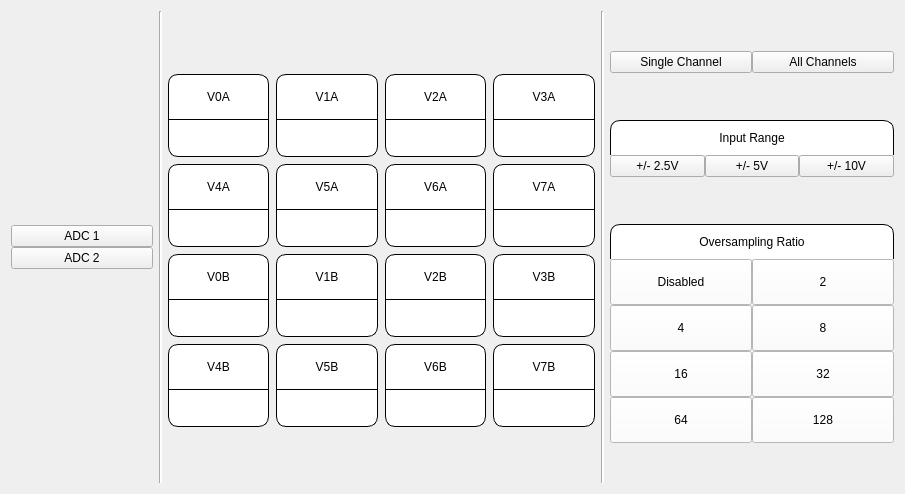
      <widget class="QWidget" name="adc_page">
       <layout class="QVBoxLayout" name="verticalLayout_2">
        <item>
         <layout class="QHBoxLayout" name="horizontalLayout_9" stretch="1,0,3,0,2">
          <property name="leftMargin">
           <number>0</number>
          </property>
          <property name="topMargin">
           <number>0</number>
          </property>
          <property name="rightMargin">
           <number>0</number>
          </property>
          <property name="bottomMargin">
           <number>0</number>
          </property>
          <item>
           <widget class="QFrame" name="adc_layout">
            <property name="styleSheet">
             <string notr="true">QPushButton[objectName^=&quot;btn_adc1&quot;] {
	border-top-left-radius: 15px;
	border-top-right-radius: 15px;
	border:1px solid black;
	background-color: white;
	font: 18pt &quot;Segoe UI&quot;;
	padding:20px 40px;
}

QPushButton[objectName^=&quot;btn_adc2&quot;] {
	border-bottom-right-radius: 15px;
	border-bottom-left-radius: 15px;
	border-left:1px solid black;
	border-right:1px solid black;
	border-bottom:1px solid black;
	background-color: rgb(255, 255, 255);
	font: 18pt &quot;Segoe UI&quot;;
	padding:20px 40px;
}</string>
            </property>
            <layout class="QVBoxLayout" name="verticalLayout_6">
             <property name="spacing">
              <number>0</number>
             </property>
             <property name="leftMargin">
              <number>0</number>
             </property>
             <property name="topMargin">
              <number>0</number>
             </property>
             <property name="rightMargin">
              <number>0</number>
             </property>
             <property name="bottomMargin">
              <number>0</number>
             </property>
             <item>
              <spacer name="verticalSpacer_4">
               <property name="orientation">
                <enum>Qt::Vertical</enum>
               </property>
               <property name="sizeHint" stdset="0">
                <size>
                 <width>20</width>
                 <height>40</height>
                </size>
               </property>
              </spacer>
             </item>
             <item>
              <widget class="QPushButton" name="btn_adc1">
               <property name="styleSheet">
                <string notr="true"/>
               </property>
               <property name="text">
                <string>ADC 1</string>
               </property>
              </widget>
             </item>
             <item>
              <widget class="QPushButton" name="btn_adc2">
               <property name="styleSheet">
                <string notr="true"/>
               </property>
               <property name="text">
                <string>ADC 2</string>
               </property>
              </widget>
             </item>
             <item>
              <spacer name="verticalSpacer_5">
               <property name="orientation">
                <enum>Qt::Vertical</enum>
               </property>
               <property name="sizeHint" stdset="0">
                <size>
                 <width>20</width>
                 <height>40</height>
                </size>
               </property>
              </spacer>
             </item>
            </layout>
           </widget>
          </item>
          <item>
           <widget class="Line" name="line">
            <property name="styleSheet">
             <string notr="true">background-color: rgb(255, 255, 255);</string>
            </property>
            <property name="orientation">
             <enum>Qt::Vertical</enum>
            </property>
           </widget>
          </item>
          <item>
           <widget class="QFrame" name="adc_channels_layout">
            <property name="styleSheet">
             <string notr="true">QPushButton {
	background-color: white;
	color:black;
	padding:15px;
	margin-top:7px;
	border:1px solid black;
	border-top-left-radius: 10px;
	border-top-right-radius: 10px;
	font: 18pt &quot;Segoe UI&quot;;
}

QLineEdit {
	border-radius:10px;
	border-top-left-radius: 0px;
	border-top-right-radius: 0px;
	background: white;
	padding:10px;
	font: 16pt &quot;Segoe UI&quot;;
	border-left:1px solid black;
	border-right:1px solid black;
	border-bottom:1px solid black;
}</string>
            </property>
            <layout class="QGridLayout" name="gridLayout">
             <property name="leftMargin">
              <number>0</number>
             </property>
             <property name="topMargin">
              <number>0</number>
             </property>
             <property name="rightMargin">
              <number>0</number>
             </property>
             <property name="bottomMargin">
              <number>0</number>
             </property>
             <property name="horizontalSpacing">
              <number>7</number>
             </property>
             <property name="verticalSpacing">
              <number>0</number>
             </property>
             <item row="0" column="1">
              <spacer name="verticalSpacer_11">
               <property name="orientation">
                <enum>Qt::Vertical</enum>
               </property>
               <property name="sizeHint" stdset="0">
                <size>
                 <width>20</width>
                 <height>40</height>
                </size>
               </property>
              </spacer>
             </item>
             <item row="3" column="0">
              <widget class="QPushButton" name="btn_V4A">
               <property name="text">
                <string>V4A</string>
               </property>
              </widget>
             </item>
             <item row="2" column="3">
              <widget class="QLineEdit" name="txt_V3A">
               <property name="alignment">
                <set>Qt::AlignCenter</set>
               </property>
               <property name="readOnly">
                <bool>true</bool>
               </property>
              </widget>
             </item>
             <item row="4" column="0">
              <widget class="QLineEdit" name="txt_V4A">
               <property name="alignment">
                <set>Qt::AlignCenter</set>
               </property>
               <property name="readOnly">
                <bool>true</bool>
               </property>
              </widget>
             </item>
             <item row="1" column="0">
              <widget class="QPushButton" name="btn_V0A">
               <property name="styleSheet">
                <string notr="true"/>
               </property>
               <property name="text">
                <string>V0A</string>
               </property>
              </widget>
             </item>
             <item row="1" column="3">
              <widget class="QPushButton" name="btn_V3A">
               <property name="text">
                <string>V3A</string>
               </property>
              </widget>
             </item>
             <item row="2" column="2">
              <widget class="QLineEdit" name="txt_V2A">
               <property name="alignment">
                <set>Qt::AlignCenter</set>
               </property>
               <property name="readOnly">
                <bool>true</bool>
               </property>
              </widget>
             </item>
             <item row="2" column="0">
              <widget class="QLineEdit" name="txt_V0A">
               <property name="alignment">
                <set>Qt::AlignCenter</set>
               </property>
               <property name="readOnly">
                <bool>true</bool>
               </property>
              </widget>
             </item>
             <item row="6" column="0">
              <widget class="QLineEdit" name="txt_V0B">
               <property name="alignment">
                <set>Qt::AlignCenter</set>
               </property>
               <property name="readOnly">
                <bool>true</bool>
               </property>
              </widget>
             </item>
             <item row="6" column="1">
              <widget class="QLineEdit" name="txt_V1B">
               <property name="alignment">
                <set>Qt::AlignCenter</set>
               </property>
               <property name="readOnly">
                <bool>true</bool>
               </property>
              </widget>
             </item>
             <item row="5" column="1">
              <widget class="QPushButton" name="btn_V1B">
               <property name="text">
                <string>V1B</string>
               </property>
              </widget>
             </item>
             <item row="5" column="3">
              <widget class="QPushButton" name="btn_V3B">
               <property name="text">
                <string>V3B</string>
               </property>
              </widget>
             </item>
             <item row="6" column="3">
              <widget class="QLineEdit" name="txt_V3B">
               <property name="alignment">
                <set>Qt::AlignCenter</set>
               </property>
               <property name="readOnly">
                <bool>true</bool>
               </property>
              </widget>
             </item>
             <item row="1" column="1">
              <widget class="QPushButton" name="btn_V1A">
               <property name="text">
                <string>V1A</string>
               </property>
              </widget>
             </item>
             <item row="1" column="2">
              <widget class="QPushButton" name="btn_V2A">
               <property name="text">
                <string>V2A</string>
               </property>
              </widget>
             </item>
             <item row="5" column="2">
              <widget class="QPushButton" name="btn_V2B">
               <property name="text">
                <string>V2B</string>
               </property>
              </widget>
             </item>
             <item row="6" column="2">
              <widget class="QLineEdit" name="txt_V2B">
               <property name="alignment">
                <set>Qt::AlignCenter</set>
               </property>
               <property name="readOnly">
                <bool>true</bool>
               </property>
              </widget>
             </item>
             <item row="5" column="0">
              <widget class="QPushButton" name="btn_V0B">
               <property name="text">
                <string>V0B</string>
               </property>
              </widget>
             </item>
             <item row="4" column="2">
              <widget class="QLineEdit" name="txt_V6A">
               <property name="alignment">
                <set>Qt::AlignCenter</set>
               </property>
               <property name="readOnly">
                <bool>true</bool>
               </property>
              </widget>
             </item>
             <item row="3" column="3">
              <widget class="QPushButton" name="btn_V7A">
               <property name="text">
                <string>V7A</string>
               </property>
              </widget>
             </item>
             <item row="3" column="1">
              <widget class="QPushButton" name="btn_V5A">
               <property name="text">
                <string>V5A</string>
               </property>
              </widget>
             </item>
             <item row="4" column="3">
              <widget class="QLineEdit" name="txt_V7A">
               <property name="alignment">
                <set>Qt::AlignCenter</set>
               </property>
               <property name="readOnly">
                <bool>true</bool>
               </property>
              </widget>
             </item>
             <item row="3" column="2">
              <widget class="QPushButton" name="btn_V6A">
               <property name="text">
                <string>V6A</string>
               </property>
              </widget>
             </item>
             <item row="8" column="0">
              <widget class="QLineEdit" name="txt_V4B">
               <property name="alignment">
                <set>Qt::AlignCenter</set>
               </property>
               <property name="readOnly">
                <bool>true</bool>
               </property>
              </widget>
             </item>
             <item row="4" column="1">
              <widget class="QLineEdit" name="txt_V5A">
               <property name="alignment">
                <set>Qt::AlignCenter</set>
               </property>
               <property name="readOnly">
                <bool>true</bool>
               </property>
              </widget>
             </item>
             <item row="2" column="1">
              <widget class="QLineEdit" name="txt_V1A">
               <property name="alignment">
                <set>Qt::AlignCenter</set>
               </property>
               <property name="readOnly">
                <bool>true</bool>
               </property>
              </widget>
             </item>
             <item row="7" column="0">
              <widget class="QPushButton" name="btn_V4B">
               <property name="text">
                <string>V4B</string>
               </property>
              </widget>
             </item>
             <item row="8" column="1">
              <widget class="QLineEdit" name="txt_V5B">
               <property name="alignment">
                <set>Qt::AlignCenter</set>
               </property>
               <property name="readOnly">
                <bool>true</bool>
               </property>
              </widget>
             </item>
             <item row="8" column="2">
              <widget class="QLineEdit" name="txt_V6B">
               <property name="alignment">
                <set>Qt::AlignCenter</set>
               </property>
               <property name="readOnly">
                <bool>true</bool>
               </property>
              </widget>
             </item>
             <item row="7" column="2">
              <widget class="QPushButton" name="btn_V6B">
               <property name="text">
                <string>V6B</string>
               </property>
              </widget>
             </item>
             <item row="7" column="3">
              <widget class="QPushButton" name="btn_V7B">
               <property name="text">
                <string>V7B</string>
               </property>
              </widget>
             </item>
             <item row="8" column="3">
              <widget class="QLineEdit" name="txt_V7B">
               <property name="alignment">
                <set>Qt::AlignCenter</set>
               </property>
               <property name="readOnly">
                <bool>true</bool>
               </property>
              </widget>
             </item>
             <item row="7" column="1">
              <widget class="QPushButton" name="btn_V5B">
               <property name="text">
                <string>V5B</string>
               </property>
              </widget>
             </item>
             <item row="9" column="1">
              <spacer name="verticalSpacer_12">
               <property name="orientation">
                <enum>Qt::Vertical</enum>
               </property>
               <property name="sizeHint" stdset="0">
                <size>
                 <width>20</width>
                 <height>40</height>
                </size>
               </property>
              </spacer>
             </item>
            </layout>
           </widget>
          </item>
          <item>
           <widget class="Line" name="line_2">
            <property name="styleSheet">
             <string notr="true">background-color: rgb(255, 255, 255);</string>
            </property>
            <property name="orientation">
             <enum>Qt::Vertical</enum>
            </property>
           </widget>
          </item>
          <item>
           <layout class="QVBoxLayout" name="verticalLayout_4">
            <property name="spacing">
             <number>7</number>
            </property>
            <property name="topMargin">
             <number>0</number>
            </property>
            <property name="rightMargin">
             <number>0</number>
            </property>
            <property name="bottomMargin">
             <number>0</number>
            </property>
            <item>
             <spacer name="verticalSpacer">
              <property name="orientation">
               <enum>Qt::Vertical</enum>
              </property>
              <property name="sizeHint" stdset="0">
               <size>
                <width>20</width>
                <height>40</height>
               </size>
              </property>
             </spacer>
            </item>
            <item>
             <widget class="QFrame" name="channel_mode_layout">
              <property name="styleSheet">
               <string notr="true">QPushButton[objectName^=&quot;btn_adc_single_channel&quot;] {
	border-bottom-left-radius: 15px;
	border-top-left-radius: 15px;
	border-top:1px solid black;
	border-bottom:1px solid black;
	border-left:1px solid black;
	font: 18pt &quot;Segoe UI&quot;;
	padding:20px;
	background-color: white;
}


QPushButton[objectName^=&quot;btn_adc_all_channels&quot;] {
	border-bottom-right-radius: 15px;
	border-top-right-radius: 15px;
	border:1px solid black;
	border-bottom:1px solid black;
	font: 18pt &quot;Segoe UI&quot;;
	background-color: white;
	padding:20px;
}
</string>
              </property>
              <layout class="QHBoxLayout" name="horizontalLayout_11" stretch="1,1">
               <property name="spacing">
                <number>0</number>
               </property>
               <property name="leftMargin">
                <number>0</number>
               </property>
               <property name="topMargin">
                <number>0</number>
               </property>
               <property name="rightMargin">
                <number>0</number>
               </property>
               <property name="bottomMargin">
                <number>0</number>
               </property>
               <item>
                <widget class="QPushButton" name="btn_adc_single_channel">
                 <property name="text">
                  <string>Single Channel</string>
                 </property>
                </widget>
               </item>
               <item>
                <widget class="QPushButton" name="btn_adc_all_channels">
                 <property name="text">
                  <string>All Channels</string>
                 </property>
                </widget>
               </item>
              </layout>
             </widget>
            </item>
            <item>
             <spacer name="verticalSpacer_2">
              <property name="orientation">
               <enum>Qt::Vertical</enum>
              </property>
              <property name="sizeHint" stdset="0">
               <size>
                <width>20</width>
                <height>40</height>
               </size>
              </property>
             </spacer>
            </item>
            <item>
             <layout class="QVBoxLayout" name="single_channel_input_range_layout">
              <property name="spacing">
               <number>0</number>
              </property>
              <property name="topMargin">
               <number>0</number>
              </property>
              <property name="bottomMargin">
               <number>0</number>
              </property>
              <item>
               <widget class="QLabel" name="lbl_single_channel_input_range_header">
                <property name="styleSheet">
                 <string notr="true">QLabel {
	background-color: white;
	color:black;
	padding:10px;
	border-top:1px solid black;
	border-left:1px solid black;
	border-right:1px solid black;
	border-top-left-radius: 10px;
	border-top-right-radius: 10px;
	font: 18pt &quot;Segoe UI&quot;;
}
</string>
                </property>
                <property name="text">
                 <string>Input Range</string>
                </property>
                <property name="alignment">
                 <set>Qt::AlignCenter</set>
                </property>
               </widget>
              </item>
              <item>
               <widget class="QFrame" name="channel_input_range_layout">
                <property name="styleSheet">
                 <string notr="true">QPushButton[objectName^=&quot;btn_input_range_2v5&quot;] {
border-bottom-left-radius: 15px;
border:1px solid black;
border-bottom:1px solid black;
background-color: white;
font: 16pt &quot;Segoe UI&quot;;
padding:20px;
}

QPushButton[objectName^=&quot;btn_input_range_5&quot;] {
border-top:1px solid black;
border-bottom:1px solid black;
background-color: white;
font: 16pt &quot;Segoe UI&quot;;
padding:20px;
}

QPushButton[objectName^=&quot;btn_input_range_10&quot;] {
border-bottom-right-radius: 15px;
border:1px solid black;
border-bottom:1px solid black;
background-color: white;
font: 16pt &quot;Segoe UI&quot;;
padding:20px;
}</string>
                </property>
                <layout class="QHBoxLayout" name="horizontalLayout_10">
                 <property name="spacing">
                  <number>0</number>
                 </property>
                 <property name="leftMargin">
                  <number>0</number>
                 </property>
                 <property name="topMargin">
                  <number>0</number>
                 </property>
                 <property name="rightMargin">
                  <number>0</number>
                 </property>
                 <property name="bottomMargin">
                  <number>0</number>
                 </property>
                 <item>
                  <widget class="QPushButton" name="btn_input_range_2v5">
                   <property name="styleSheet">
                    <string notr="true"/>
                   </property>
                   <property name="text">
                    <string>+/- 2.5V</string>
                   </property>
                  </widget>
                 </item>
                 <item>
                  <widget class="QPushButton" name="btn_input_range_5">
                   <property name="styleSheet">
                    <string notr="true"/>
                   </property>
                   <property name="text">
                    <string>+/- 5V</string>
                   </property>
                  </widget>
                 </item>
                 <item>
                  <widget class="QPushButton" name="btn_input_range_10">
                   <property name="styleSheet">
                    <string notr="true"/>
                   </property>
                   <property name="text">
                    <string>+/- 10V</string>
                   </property>
                  </widget>
                 </item>
                </layout>
               </widget>
              </item>
             </layout>
            </item>
            <item>
             <spacer name="verticalSpacer_6">
              <property name="orientation">
               <enum>Qt::Vertical</enum>
              </property>
              <property name="sizeHint" stdset="0">
               <size>
                <width>20</width>
                <height>40</height>
               </size>
              </property>
             </spacer>
            </item>
            <item>
             <widget class="QFrame" name="over_sampling_ratio_layout">
              <property name="styleSheet">
               <string notr="true">QPushButton {
	background-color: white;
	font: 16pt &quot;Segoe UI&quot;;
	padding:15px;
}

QPushButton[objectName^=&quot;btn_os_disabled&quot;] {
	border-top:1px solid black;
	border-left:1px solid black;
	border-right:1px solid black;
}

QPushButton[objectName^=&quot;btn_os_4&quot;] {
	border-top:1px solid black;
	border-left:1px solid black;
	border-right:1px solid black;
}

QPushButton[objectName^=&quot;btn_os_16&quot;] {
	border-top:1px solid black;
	border-left:1px solid black;
	border-right:1px solid black;
}

QPushButton[objectName^=&quot;btn_os_64&quot;] {
	border-bottom-left-radius:15px;
	border-top:1px solid black;
	border-left:1px solid black;
	border-right:1px solid black;
	border-bottom:1px solid black;
}

QPushButton[objectName^=&quot;btn_os_2&quot;] {
	border-top:1px solid black;
	border-right:1px solid black;
}

QPushButton[objectName^=&quot;btn_os_8&quot;] {
	border-top:1px solid black;
	border-right:1px solid black;
}

QPushButton[objectName^=&quot;btn_os_32&quot;] {
	border-top:1px solid black;
	border-right:1px solid black;
}

QPushButton[objectName^=&quot;btn_os_128&quot;] {
	border-bottom-right-radius:15px;
	border-top:1px solid black;
	border-right:1px solid black;
	border-bottom:1px solid black;
}</string>
              </property>
              <layout class="QVBoxLayout" name="oversampling_ratio_layout">
               <property name="spacing">
                <number>0</number>
               </property>
               <property name="leftMargin">
                <number>0</number>
               </property>
               <property name="topMargin">
                <number>0</number>
               </property>
               <property name="rightMargin">
                <number>0</number>
               </property>
               <property name="bottomMargin">
                <number>0</number>
               </property>
               <item>
                <widget class="QLabel" name="label">
                 <property name="styleSheet">
                  <string notr="true">QLabel {
	background-color: white;
	color:black;
	padding:10px;
	border-top:1px solid black;
	border-left:1px solid black;
	border-right:1px solid black;
	border-top-left-radius: 10px;
	border-top-right-radius: 10px;
	font: 18pt &quot;Segoe UI&quot;;
}
</string>
                 </property>
                 <property name="text">
                  <string>Oversampling Ratio</string>
                 </property>
                 <property name="alignment">
                  <set>Qt::AlignCenter</set>
                 </property>
                </widget>
               </item>
               <item>
                <layout class="QGridLayout" name="gridLayout_3">
                 <property name="topMargin">
                  <number>0</number>
                 </property>
                 <property name="spacing">
                  <number>0</number>
                 </property>
                 <item row="0" column="1">
                  <widget class="QPushButton" name="btn_os_2">
                   <property name="text">
                    <string>2</string>
                   </property>
                  </widget>
                 </item>
                 <item row="0" column="0">
                  <widget class="QPushButton" name="btn_os_disabled">
                   <property name="text">
                    <string>Disabled</string>
                   </property>
                  </widget>
                 </item>
                 <item row="1" column="0">
                  <widget class="QPushButton" name="btn_os_4">
                   <property name="text">
                    <string>4</string>
                   </property>
                  </widget>
                 </item>
                 <item row="1" column="1">
                  <widget class="QPushButton" name="btn_os_8">
                   <property name="text">
                    <string>8</string>
                   </property>
                  </widget>
                 </item>
                 <item row="2" column="0">
                  <widget class="QPushButton" name="btn_os_16">
                   <property name="text">
                    <string>16</string>
                   </property>
                  </widget>
                 </item>
                 <item row="3" column="0">
                  <widget class="QPushButton" name="btn_os_64">
                   <property name="text">
                    <string>64</string>
                   </property>
                  </widget>
                 </item>
                 <item row="2" column="1">
                  <widget class="QPushButton" name="btn_os_32">
                   <property name="text">
                    <string>32</string>
                   </property>
                  </widget>
                 </item>
                 <item row="3" column="1">
                  <widget class="QPushButton" name="btn_os_128">
                   <property name="text">
                    <string>128</string>
                   </property>
                  </widget>
                 </item>
                </layout>
               </item>
              </layout>
             </widget>
            </item>
            <item>
             <spacer name="verticalSpacer_3">
              <property name="orientation">
               <enum>Qt::Vertical</enum>
              </property>
              <property name="sizeHint" stdset="0">
               <size>
                <width>20</width>
                <height>40</height>
               </size>
              </property>
             </spacer>
            </item>
           </layout>
          </item>
         </layout>
        </item>
       </layout>
      </widget>
